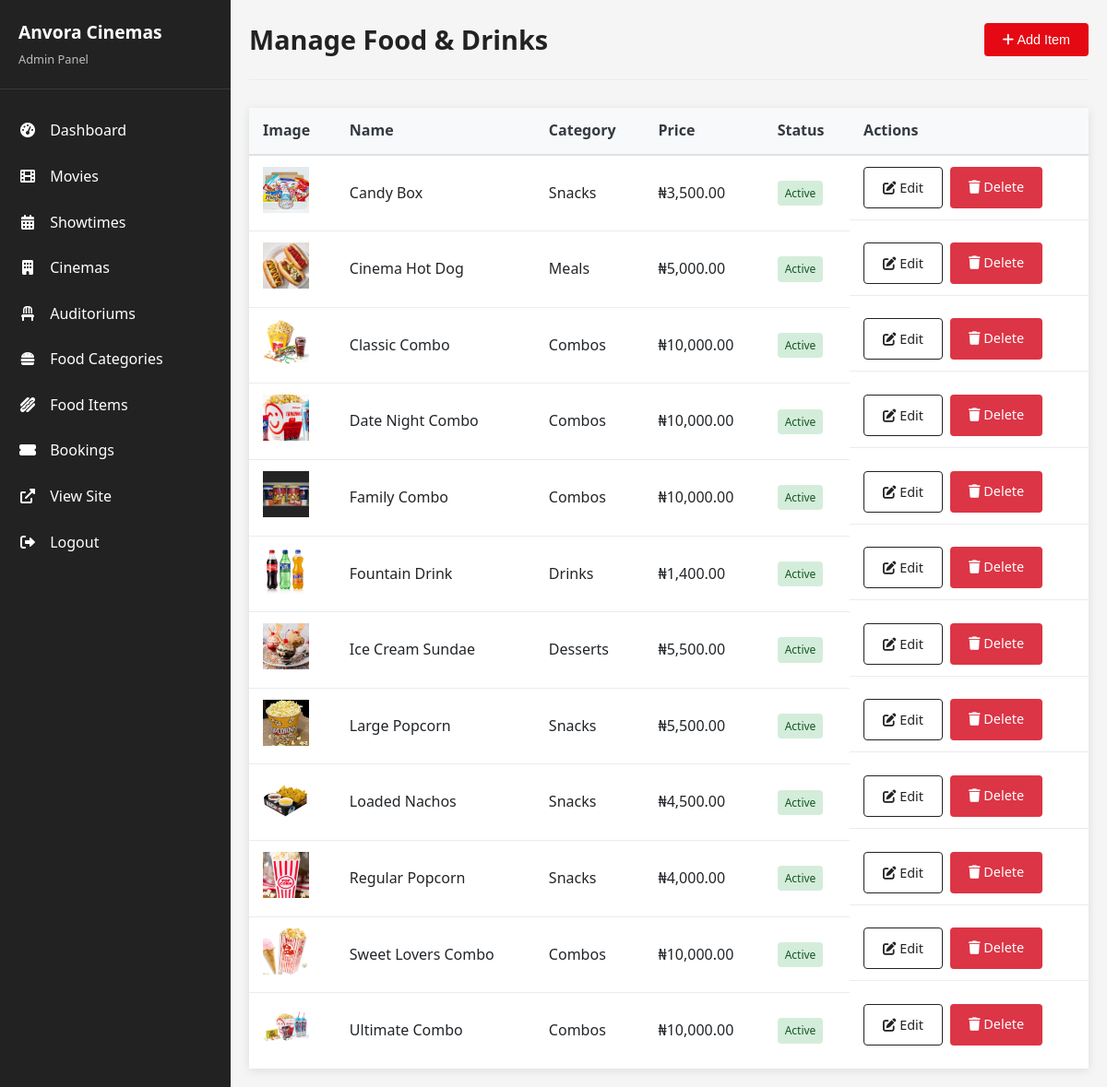
Page /admin/food-items.php (signed in) on the committed database.
### tables this page shows
CREATE TABLE `food_items` (
  `item_id` int(11) NOT NULL,
  `category_id` int(11) NOT NULL,
  `name` varchar(100) NOT NULL,
  `description` text DEFAULT NULL,
  `price` decimal(10,2) NOT NULL,
  `image` varchar(255) DEFAULT NULL,
  `is_active` tinyint(1) DEFAULT 1,
  `created_at` timestamp NOT NULL DEFAULT current_timestamp()
);

CREATE TABLE `food_categories` (
  `category_id` int(11) NOT NULL,
  `name` varchar(50) NOT NULL,
  `slug` varchar(50) NOT NULL,
  `created_at` timestamp NOT NULL DEFAULT current_timestamp()
);

### admin/food-items.php (the view, shortened to what this page needs)
<?php
require_once '../config.php';
$food_items = $conn->query("
    SELECT f.*, c.name as category_name
    FROM food_items f
    JOIN food_categories c ON f.category_id = c.category_id
    ORDER BY f.name ASC
");
include __DIR__ . '/header.php';
?>
<div class="admin-container">
    <?php include __DIR__ . '/sidebar.php'; ?>
    <div class="admin-content">
        <div class="admin-header">
            <h1 class="admin-title">Manage Food & Drinks</h1>
            <button onclick="document.getElementById('food-form').style.display='block'"
                    class="btn btn-primary">
                <i class="fas fa-plus"></i> Add Item
            </button>
        </div>
        <table class="food-table">
            <thead>
                <tr>
                    <th>Image</th>
                    <th>Name</th>
                    <th>Category</th>
                    <th>Price</th>
                    <th>Status</th>
                    <th>Actions</th>
                </tr>
            </thead>
            <tbody>
                <?php while ($item = $food_items->fetch_assoc()): ?>
                <tr>
                    <td>
                        <?php if ($item['image']): ?>
                            <img src="../uploads/food/<?= $item['image'] ?>"
                                 alt="<?= htmlspecialchars($item['name']) ?>"
                                 style="width: 50px; height: 50px; object-fit: cover;">
                        <?php else: ?>
                            <span>-</span>
                        <?php endif; ?>
                    </td>
                    <td><?= htmlspecialchars($item['name']) ?></td>
                    <td><?= htmlspecialchars($item['category_name']) ?></td>
                    <td>₦<?= number_format($item['price'], 2) ?></td>
                    <td>
                        <span class="status-badge <?= $item['is_active'] ? 'active' : 'inactive' ?>">
                            <?= $item['is_active'] ? 'Active' : 'Inactive' ?>
                        </span>
                    </td>
                    <td class="food-actions">
                        <a href="food-items.php?edit=<?= $item['item_id'] ?>" class="btn btn-outline">
                            <i class="fas fa-edit"></i> Edit
                        </a>
                        <a href="food-items.php?delete=<?= $item['item_id'] ?>" class="btn btn-danger"
                           onclick="return confirm('Are you sure you want to delete this item?')">
                            <i class="fas fa-trash"></i> Delete
                        </a>
                    </td>
                </tr>
                <?php endwhile; ?>
            </tbody>
        </table>
    </div>
</div>
</body>
</html>

### css/admin.css (style rules this page uses)
:root { --primary: #e50914; --primary-dark: #c40812; --secondary: #222222; --secondary-light: #333333; --light: #f5f5f5; --light-gray: #e9ecef; --dark: #212529; --white: #ffffff; --success: #28a745; --warning: #ffc107; --danger: #dc3545; --info: #17a2b8; }
body { font-family: 'Segoe UI', Tahoma, Geneva, Verdana, sans-serif; line-height: 1.6; color: var(--dark); background-color: var(--light); margin: 0; padding: 0; }
a { text-decoration: none; color: var(--primary); transition: color 0.3s; }
.admin-container { display: flex; min-height: 100vh; }
.admin-content { flex: 1; margin-left: 250px; padding: 20px; background-color: var(--light); }
.admin-header { display: flex; justify-content: space-between; align-items: center; margin-bottom: 30px; padding-bottom: 20px; border-bottom: 1px solid var(--light-gray); }
.admin-title { margin: 0; color: var(--secondary); font-size: 1.8rem; }
.btn { display: inline-block; padding: 10px 20px; border-radius: 4px; font-weight: 500; font-size: 0.9rem; transition: all 0.3s; cursor: pointer; border: none; }
.btn-primary { background-color: var(--primary); color: var(--white); }
.btn-outline { background-color: transparent; color: var(--secondary); border: 1px solid var(--secondary); }
.btn-danger { background-color: var(--danger); color: var(--white); }

### admin/food-items.php (style rules this page uses)
.food-table { width: 100%; border-collapse: collapse; background: white; box-shadow: 0 2px 10px rgba(0,0,0,0.1); margin-top: 20px; }
.food-table th { background-color: #f8f9fa; padding: 12px 15px; text-align: left; font-weight: 600; color: #343a40; border-bottom: 2px solid #dee2e6; }
.food-table td { padding: 12px 15px; border-bottom: 1px solid #e9ecef; vertical-align: middle; }
.food-table tr:last-child td { border-bottom: none; }
.food-actions { display: flex; gap: 8px; white-space: nowrap; }
.status-badge { display: inline-block; padding: 4px 8px; border-radius: 4px; font-size: 12px; font-weight: 500; }
.status-badge.active { background-color: #d4edda; color: #155724; }

### rows in the picture
food_items: image (picture), name "Candy Box", category.name "Snacks", price "3,500.00", is_active "Active"
food_items: image (picture), name "Cinema Hot Dog", category.name "Meals", price "5,000.00", is_active "Active"
food_items: image (picture), name "Classic Combo", category.name "Combos", price "10,000.00", is_active "Active"
food_items: image (picture), name "Date Night Combo", category.name "Combos", price "10,000.00", is_active "Active"
food_items: image (picture), name "Family Combo", category.name "Combos", price "10,000.00", is_active "Active"
food_items: image (picture), name "Fountain Drink", category.name "Drinks", price "1,400.00", is_active "Active"
food_items: image (picture), name "Ice Cream Sundae", category.name "Desserts", price "5,500.00", is_active "Active"
food_items: image (picture), name "Large Popcorn", category.name "Snacks", price "5,500.00", is_active "Active"
food_items: image (picture), name "Loaded Nachos", category.name "Snacks", price "4,500.00", is_active "Active"
food_items: image (picture), name "Regular Popcorn", category.name "Snacks", price "4,000.00", is_active "Active"
food_items: image (picture), name "Sweet Lovers Combo", category.name "Combos", price "10,000.00", is_active "Active"
food_items: image (picture), name "Ultimate Combo", category.name "Combos", price "10,000.00", is_active "Active"
